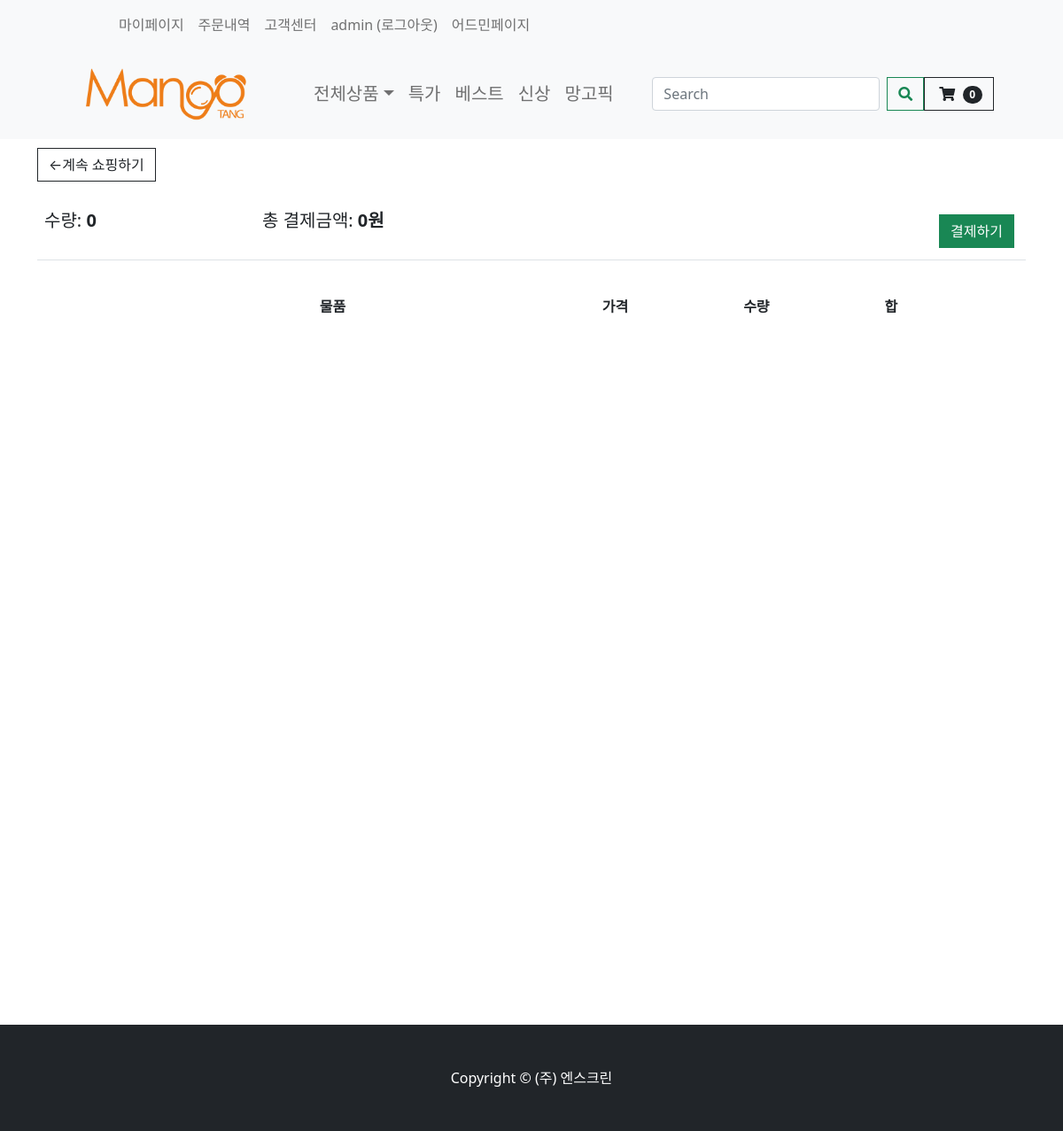
/cart/ (signed in), run on an earlier commit of the app's database.
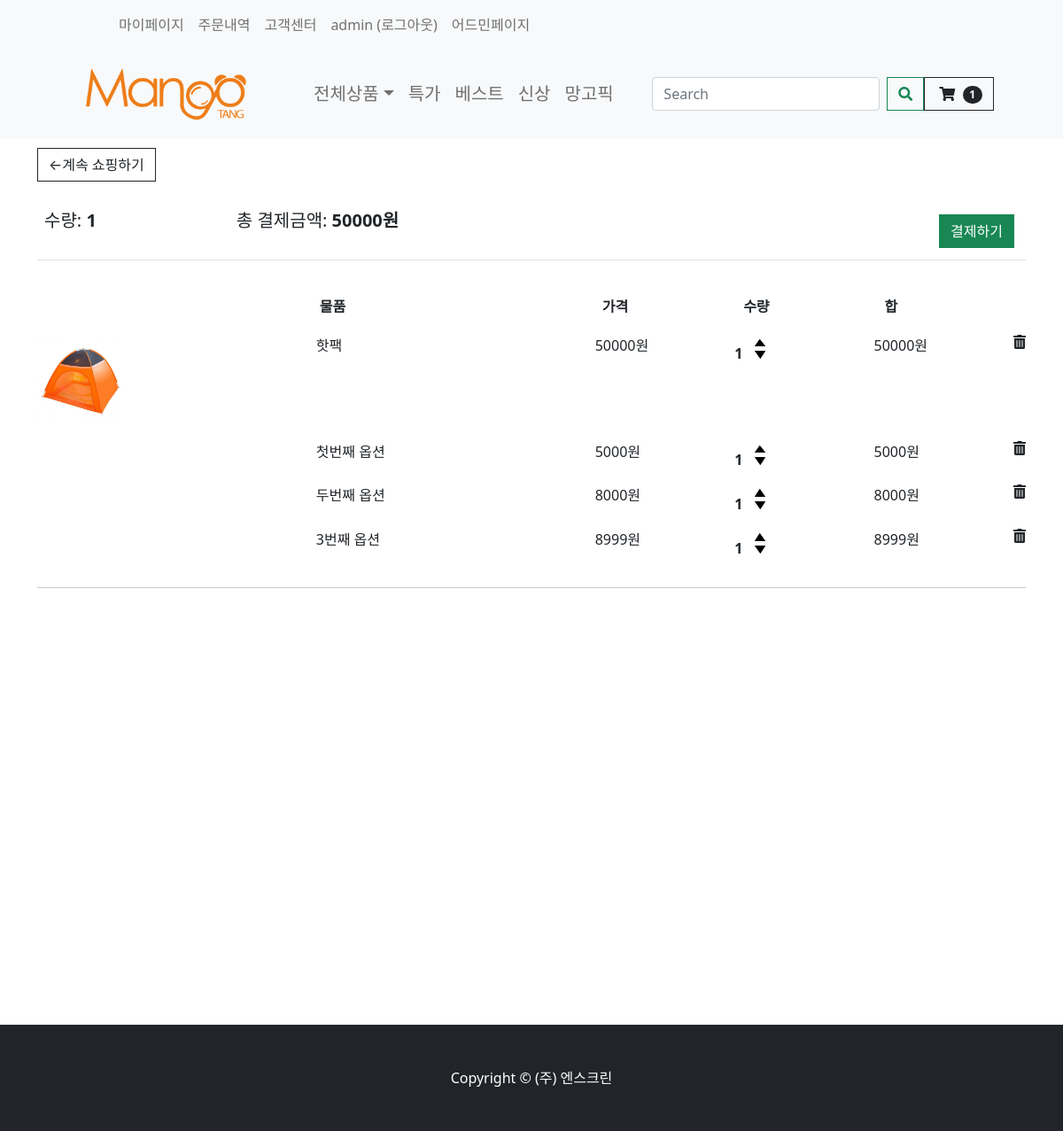
And on a later commit of the database.
### store/models.py (models this page shows, shortened)
class Order(models.Model):
    customer = models.ForeignKey(Customer, on_delete=models.SET_NULL, null=True, blank=True)
    date_ordered = models.DateTimeField(auto_now_add=True)
    order_status = models.BooleanField(default=False)
    transaction_id = models.CharField(max_length=100, null=True)
    payment_state = models.BooleanField(default=False)
    shipping_fee = models.IntegerField(null=True, blank=True)
    track_number = models.IntegerField(null=True, blank=True)
    order_number = models.IntegerField(null=True, blank=True)
    total_fee = models.IntegerField(null=True, blank=True)
    recipent_address1 = models.CharField(max_length=200, null=False)
    recipent_address2 = models.CharField(max_length=200, null=False)
    recipent_number = models.CharField(max_length=50, null=False)
    recipent_name = models.CharField(max_length=50, null=False)
    order_request = models.CharField(max_length=100, null=False)
    orderer_number = models.CharField(max_length=100, null=False)
    orderer_name = models.CharField(max_length=100, null=False)
    @property
    def get_cart_total(self):
        orderitems = self.orderitem_set.all()  # 해당 order의 자식 가져와서
        total = sum([item.get_total for item in orderitems])  # 다더함함
        return total
    @property
    def get_cart_items(self):
        orderitems = self.orderitem_set.all()
        total = sum([item.quantity for item in orderitems])
        return total

class OrderItem(models.Model):
    product = models.ForeignKey(Product, on_delete=models.SET_NULL, null=True)
    order = models.ForeignKey(Order, on_delete=models.SET_NULL, null=True)
    quantity = models.IntegerField(default=0, null=True, blank=True)
    date_added = models.DateTimeField(auto_now_add=True)
    item_option_bool = models.BooleanField(default=False, blank=False, null=True)
    @property
    def get_total(self):
        total = self.product.price_discount * self.quantity
        return total

class Product(models.Model):
    product_name = models.CharField(max_length=200)
    price = models.FloatField(null=False, blank=False)
    image_detail = models.ImageField(null=True, blank=True)
    image_title = models.ImageField(null=True, blank=True)
    image_introduce = models.ImageField(null=True, blank=True)
    seller_code = models.CharField(max_length=50, null=False, blank=False)
    price_discount = models.FloatField(null=True)
    discount = models.IntegerField(null=True)
    stock = models.IntegerField()
    first_title = models.CharField(max_length=200)
    second_title = models.CharField(max_length=200)
    shipment_price = models.IntegerField(blank=True)
    hash_tag = models.CharField(max_length=200)
    option_bool = models.BooleanField(default=False, blank=False, null=True)
    collection_tag = models.CharField(max_length=200, null=True)
    item_company = models.CharField(null=False, max_length=200)
    product_status = models.BooleanField(default=False, blank=False, null=True)

class OrderItemOption(models.Model):
    order_item_option = models.ForeignKey(OrderItem, on_delete=models.CASCADE, null=True)
    product_option = models.ForeignKey(ProductOption, on_delete=models.CASCADE, null=True)
    quantity = models.IntegerField(default=0, null=True, blank=True)
    @property
    def get_total(self):
        total = self.product_option.option_price * self.quantity
        return total

class ProductOption(models.Model):
    product = models.ForeignKey(Product, on_delete=models.CASCADE, null=True)
    option_name = models.CharField(max_length=200)
    option_seller_code = models.CharField(max_length=50, null=False, blank=False)
    option_price = models.FloatField(null=False, blank=False)
    option_stock = models.IntegerField()
    option_status = models.BooleanField(default=False, blank=False, null=True)

### store/views.py (the view)
# urls.py: path('cart/', views.cart, name="cart"),
def cart(request):
    if request.user.is_authenticated:  # 로그인 유저일시
        customer = request.user.customer
        order, created = Order.objects.get_or_create(customer=customer, order_status=False)
        items = order.orderitem_set.all()  # orderitem은 Order의 자식 그래서 쿼리 가능
        cartItems = order.get_cart_items
        if(bool(items)==True):
            for item in items:
                itemOption = OrderItemOption.objects.filter(order_item_option=item)
        else:
            itemOption = []
    else:
        print("익명")
        items = []
        order = {'get_cart_total': 0, 'get_cart_items': 0}
        cartItems = order['get_cart_items']
    context = {'items': items, 'order': order, 'cartItems': cartItems, 'itemOption':itemOption}
    return render(request, 'store/cart.html', context)

### store/templates/store/cart.html (shortened to what this page needs)
{% extends 'store/main.html' %}
{% load static %}
{% block content %}
    <div class="container" style="height: 1000px">
        <div class="row">
            <div class="col-lg-12">
                <div class="box-element">
                    <a class="btn btn-outline-dark" href="{% url 'store' %}">&#x2190;계속 쇼핑하기</a>
                    <br>
                    <br>
                    <table class="table">
                        <tr>
                            <th><h5>수량: <strong class="cart-quantity-total">{{ order.get_cart_items }}</strong></h5>
                            </th>
                            <th><h5>총 결제금액: <strong
                                    class="cart-price-total">{{ order.get_cart_total|floatformat:0 }}원</strong></h5>
                            </th>
                            <th>
                                <a style="float:right; margin:5px;" class="btn btn-success" href="{% url 'checkout' %}">결제하기</a>
                            </th>
                        </tr>
                    </table>
                </div>
                <br>
                <div class="box-element">
                    <div class="cart-row">
                        <div style="flex:2"></div>
                        <div style="flex:2"><strong>물품</strong></div>
                        <div style="flex:1"><strong>가격</strong></div>
                        <div style="flex:1"><strong>수량</strong></div>
                        <div style="flex:1"><strong>합</strong></div>
                    </div>
                    {% for item in items %}
                        {% if item.item_option_bool == False %}
                            <div class="cart-row cart-row{{ forloop.counter0 }}">
                                <div style="flex:2"><img class="row-image" src="{{ item.product.image_title.url }}">
                                </div>
                                <div style="flex:2"><p>{{ item.product.product_name }}</p></div>
                                <div style="flex:1"><p>{{ item.product.price_discount | floatformat:0 }}원</p></div>
                                <div style="flex:1">
                                    <p class="quantity quantity-total{{ forloop.counter0 }}">{{ item.quantity }}</p>
                                    <div class="quantity">
                                        <img class="chg-quantity update-cart-item"
                                             data-quantity="{{ forloop.counter0 }}"
                                             data-product="{{ item.product.seller_code }}"
                                             src="{% static  'images/arrow-up.png' %}" data-action="add">
                                        <img class="chg-quantity update-cart-item"
                                             data-quantity="{{ forloop.counter0 }}"
                                             data-product="{{ item.product.seller_code }}"
                                             src="{% static  'images/arrow-down.png' %}" data-action="remove">
                                    </div>
                                </div>
                                <div style="flex:1"><p
                                        class="item-cost-total{{ forloop.counter0 }}">{{ item.get_total|floatformat:0 }}원</p>
                                </div>
                                <i type="button" data-code="{{ item.product.seller_code }}"
                                   data-loop="{{ forloop.counter0 }}"
                                   class="fas fa-trash-alt delete-item"></i>
                            </div>
                        {% else %}
                            <div class=" cart-row{{ forloop.counter0 }}"">
                                <div class="cart-row">
                                    <div style="flex:2"><img class="row-image"
                                                             src="{{ item.product.image_title.url }}">
                                    </div>
                                    <div style="flex:2"><p>{{ item.product.product_name }}</p></div>
                                    <div style="flex:1"><p>{{ item.product.price_discount | floatformat:0 }}원</p></div>
                                    <div style="flex:1">
                                        <p class="quantity quantity-total{{ forloop.counter0 }}">{{ item.quantity }}</p>
                                        <div class="quantity">
                                            <img class="chg-quantity update-cart-item"
                                                 data-quantity="{{ forloop.counter0 }}"
                                                 data-product="{{ item.product.seller_code }}"
                                                 src="{% static  'images/arrow-up.png' %}" data-action="add">
                                            <img class="chg-quantity update-cart-item"
                                                 data-quantity="{{ forloop.counter0 }}"
                                                 data-product="{{ item.product.seller_code }}"
                                                 src="{% static  'images/arrow-down.png' %}" data-action="remove">
                                        </div>
                                    </div>
                                    <div style="flex:1"><p
                                            class="item-cost-total{{ forloop.counter0 }}">{{ item.get_total|floatformat:0 }}원</p>
                                    </div>
                                    <i type="button" data-code="{{ item.product.seller_code }}"
                                       data-loop="{{ forloop.counter0 }}"
                                       class="fas fa-trash-alt delete-item"></i>
                                </div>
                                {% for options in itemOption %}
                                    <div>
                                        <div class="cart-option cart-option{{ forloop.counter0 }}">
                                            <div style="flex:2"></div>
                                            <div style="flex:2"><p>{{ options.product_option.option_name }}</p></div>
                                            <div style="flex:1">
                                                <p>{{ options.product_option.option_price|floatformat:0 }}원</p></div>
                                            <div style="flex:1">
                                                <p class="quantity item-option-total{{ forloop.counter0 }}">{{ options.quantity }}</p>
                                                <div class="quantity">
                                                    <img class="chg-quantity update-cart-item-option"
                                                         data-quantity="{{ forloop.counter0 }}"
                                                         data-product="{{ options.product_option.option_seller_code }}"
                                                         src="{% static  'images/arrow-up.png' %}" data-action="add">
                                                    <img class="chg-quantity update-cart-item-option"
                                                         data-quantity="{{ forloop.counter0 }}"
                                                         data-product="{{ options.product_option.option_seller_code }}"
                                                         src="{% static  'images/arrow-down.png' %}"
                                                         data-action="remove">
                                                </div>
                                            </div>
                                            <div style="flex:1"><p
                                                    class="item-option-cost-total{{ forloop.counter0 }}">{{ options.get_total|floatformat:0 }}원</p>
                                            </div>
                                            <i type="button" data-code="{{ options.product_option.option_seller_code }}"
                                               data-loop="{{ forloop.counter0 }}"
                                               class="fas fa-trash-alt delete-item-option"></i>
                                        </div>
                                    </div>
                                {% endfor %}
                            </div>
                        {% endif %}
                        <hr class="item-divider{{ forloop.counter0 }}">
                    {% endfor %}
                </div>
            </div>
        </div>
    </div>
{% endblock content %}

### store/templates/store/navbar.html (shortened to what this page needs)
{% load static %}
<nav class="navbar navbar-expand-lg navbar-light bg-light">
    <div class="bg-light container px-4 px-lg-5">
        <ul class="navbar-nav me-auto mb-2 mb-lg-0 ms-lg-5" style="">
            <li class="nav-item"><a href="{% url 'orderhistory' %}"
                                    class="nav-link dropdown-menu-size-customer">마이페이지</a></li>
            <li class="nav-item"><a href="{% url 'orderhistory' %}"
                                    class="nav-link dropdown-menu-size-customer">주문내역</a></li>
            <li class="nav-item"><a href="{% url 'faq' %}"
                                    class="nav-link dropdown-menu-size-customer">고객센터</a></li>
            {% if user.is_authenticated %}
                <a class="nav-link" href="{% url 'logout' %}">{{ user.username }} (로그아웃)</a>
            {% else %}
                <li class="nav-item"><a href="{% url 'login' %}" class="nav-link dropdown-menu-size-customer">로그인</a>
                </li>
            {% endif %}
            {% if user.is_superuser %}
                        <a class="nav-link" href={% url 'admin:index' %}>어드민페이지</a>
            {% endif %}
        </ul>
    </div>
</nav>
<nav class="navbar navbar-expand-lg navbar-light bg-light">
    <div class="container px-4 px-lg-5">
        <a href="{% url 'store' %}">
            <img src="{% static 'nscreen_logo/4_망고땡_로고 (영문).png' %}" width="220" alt="망고땡몰">
        </a>
        <div class="collapse navbar-collapse" id="navbarSupportedContent">
            <ul class="navbar-nav me-auto mb-2 mb-lg-0 ms-lg-5">
                <li class="nav-item dropdown">
                    <a class="nav-link dropdown-toggle dropdown-menu-size" id="navbarDropdown" href="#" role="button"
                       data-bs-toggle="dropdown" aria-expanded="false">전체상품</a>
                </li>
                <li class="nav-item"><a class="nav-link dropdown-menu-size" href="#!">특가</a></li>
                <li class="nav-item"><a class="nav-link dropdown-menu-size" href="#!">베스트</a></li>
                <li class="nav-item"><a class="nav-link dropdown-menu-size" href="#!">신상</a></li>
                <li class="nav-item"><a class="nav-link dropdown-menu-size" href="#!">망고픽</a></li>
            </ul>
            <form class="d-flex">
                <button class="btn" type="submit"></button>
                <input class="form-control me-2" type="search" placeholder="Search" aria-label="Search">
                <button class="btn btn-outline-success" type="submit"><i class="fas fa-search"></i></button>
            </form>
            <a href="{% url 'cart' %}" class="nav-link-cart">
                <button class="btn btn-outline-dark" type="submit">
                    <i class="fas fa-shopping-cart"></i>
                    <span class="badge bg-dark text-white ms-1 rounded-pill">{{ cartItems }}</span>
                </button>
            </a>
        </div>
    </div>
</nav>

What changed in the data, as far as the page shows it:
computed for Order: get_cart_items "0" → "1"; get_cart_total "0" → "50000"
added OrderItem: product.image_title (picture), product.product_name "핫팩", product.price_discount "50000", quantity "1", item_option_bool True (drawn), get_total "50000"
added OrderItemOption: product_option.option_name "첫번째 옵션", product_option.option_price "5000", quantity "1", get_total "5000"
added OrderItemOption: product_option.option_name "두번째 옵션", product_option.option_price "8000", quantity "1", get_total "8000"
added OrderItemOption: product_option.option_name "3번째 옵션", product_option.option_price "8999", quantity "1", get_total "8999"
Also different on the page:
{{ cartItems }}: "0" → "1"
